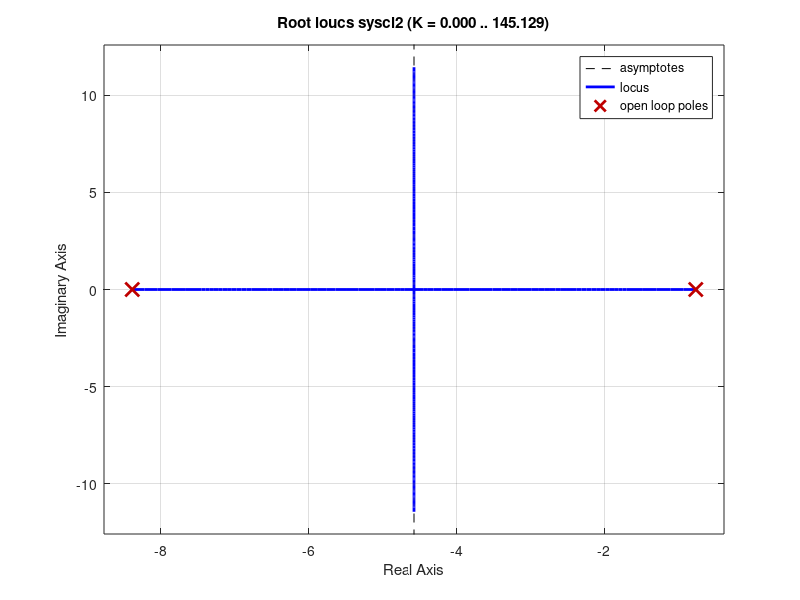

This chart was generated by the following MATLAB code: (Note: this script raises an error after producing the figure.)
A = [0 1 0 0;0 -2.2626 -0.3963 0.0082;0 0 0 1;0 3.5649 16.0655 -0.3324];
B = [0;0.2263;0;-0.3565];
C1 = [1 0 0 0];
C2 = [0 0 1 0];
D = 0;
k=1;
[b1,a1] = ss2tf(A,B,C1,D);
[b2,a2] = ss2tf(A,B,C2,D);
GH_1 = tf(b1 , a1);
GHcl_1 = tf([1 -3.8187],[1 -3.7730]);
syscl1 = tf([1 4.0925],[1 9.14912936 6.4137 0]);
%rlocus(GH_2)
%stepinfo(syscl)
%step(syscl)
%rlocus(syscl)
GH_2 = tf(b2 , a2);
syscl2 = tf([1] , [1 9.14912936 6.4137]);
rlocus(syscl2)
stepinfo(syscl2)

%q = minreal(G_11);
%s = stepinfo(G_11);
q = roots(b2);
